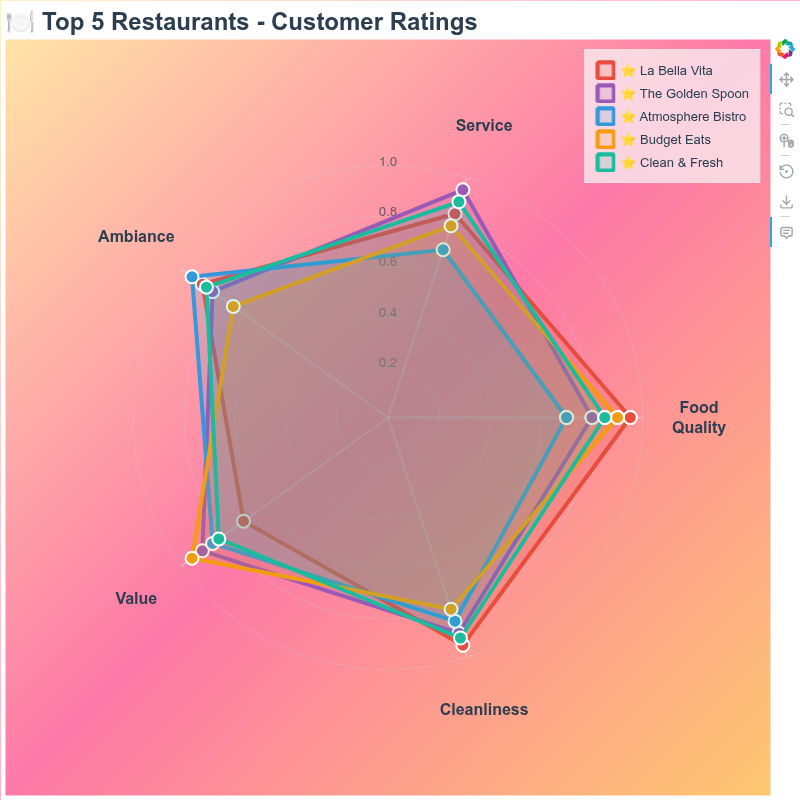

Write Python code to recreate this figure.

from bokeh_rocks import create_radar_chart, show, save_plot

categories4 = [
    'Food\nQuality',
    'Service',
    'Ambiance',
    'Value',
    'Cleanliness'
]

restaurant_data = [
    [0.95, 0.85, 0.90, 0.70, 0.95],  # Restaurant A
    [0.80, 0.95, 0.85, 0.90, 0.90],  # Restaurant B
    [0.70, 0.70, 0.95, 0.85, 0.85],  # Restaurant C
    [0.90, 0.80, 0.75, 0.95, 0.80],  # Restaurant D
    [0.85, 0.90, 0.88, 0.82, 0.92],  # Restaurant E
]

restaurant_names = [
    '⭐ La Bella Vita',
    '⭐ The Golden Spoon',
    '⭐ Atmosphere Bistro',
    '⭐ Budget Eats',
    '⭐ Clean & Fresh'
]

restaurant_colors = ['#e74c3c', '#9b59b6', '#3498db', '#f39c12', '#1abc9c']

chart4 = create_radar_chart(
    categories=categories4,
    series_data=restaurant_data,
    series_names=restaurant_names,
    colors=restaurant_colors,
    title="🍽️ Top 5 Restaurants - Customer Ratings",
    width=800,
    height=800,
    fill_alpha=0.15,
    line_width=4,
    marker_size=13,
    grid_levels=5,
    theme="light",
    background_gradient="linear-gradient(135deg, #ffeaa7 0%, #fd79a8 50%, #fdcb6e 100%)"
)

show(chart4)
save_plot(chart4, "output/radar_05")
